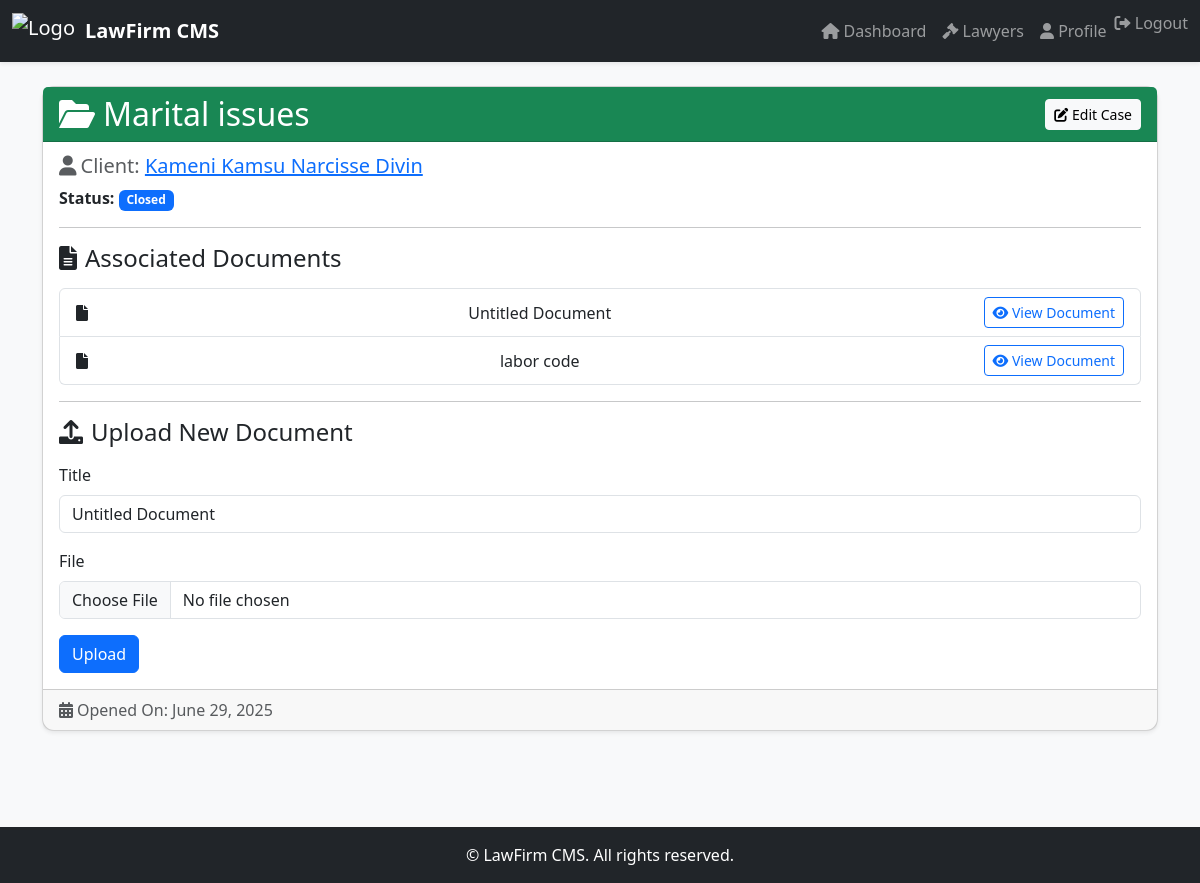
/case/2/ (signed in), run on the app's committed database.
### core/models.py (models this page shows, shortened)
class Case(models.Model):
    STATUS = [
        ('open',    'Open'),
        ('pending', 'Pending'),
        ('closed',  'Closed'),
    ]
    title       = models.CharField(max_length=255)
    client      = models.ForeignKey(Client, on_delete=models.CASCADE)
    description = models.TextField(blank=True)
    lawyer      = models.ForeignKey(User, on_delete=models.SET_NULL, null=True)
    status    = models.CharField(max_length=20, choices=STATUS, default='open')
    opened_on = models.DateField(auto_now_add=True)
    due_date  = models.DateField(null=True, blank=True)

class Client(models.Model):
    user = models.OneToOneField(
        User,
        on_delete=models.CASCADE,
        related_name='client_profile',
        verbose_name='User Account',
        null=True,  # Make nullable for existing data
        blank=True  # Allow blank in forms
    )
    name = models.CharField(
        max_length=100,
        help_text="Client's full name"
    )
    email = models.EmailField(
        unique=True,
        help_text="Primary email address (must be unique)"
    )
    phone = models.CharField(
        max_length=20,
        blank=True,
        null=True,
        help_text="Contact phone number"
    )
    address = models.TextField(
        blank=True,
        null=True,
        help_text="Full mailing address"
    )
    date_of_birth = models.DateField(
        blank=True,
        null=True,
        help_text="Date of birth (YYYY-MM-DD)",
        verbose_name="Date of Birth"
    )
    created_at = models.DateTimeField(
        auto_now_add=True,
        help_text="When this client was created",
        null=True,  # Make nullable for existing data
        blank=True  # Allow blank in forms
    )
    updated_at = models.DateTimeField(
        auto_now=True,
        help_text="When this client was last updated",
        null=True,  # Make nullable for existing data
        blank=True  # Allow blank in forms
    )
    class Meta:
        ordering = ['name']
        verbose_name = 'Client'
        verbose_name_plural = 'Clients'
        indexes = [
            models.Index(fields=['email'], name='client_email_idx'),
            models.Index(fields=['name'], name='client_name_idx'),
        ]

class Document(models.Model):
    title       = models.CharField(max_length=255, default='Untitled Document')
    case        = models.ForeignKey(Case, on_delete=models.CASCADE)
    file        = models.FileField(upload_to='docs/')
    uploaded_at = models.DateTimeField(auto_now_add=True)

### core/views.py (the view, shortened to what this page needs)
# urls.py: path('case/<int:pk>/', views.case_detail, name='case_detail'),
@login_required
def case_detail(request, pk):
    case = get_object_or_404(Case, pk=pk)
    if not (request.user.is_superuser or request.user.groups.filter(name__in=['Admin', 'Lawyer']).exists() or (hasattr(request.user, 'client_profile') and case.client == request.user.client_profile)):
        messages.error(request, 'You do not have permission to view this case.')
        return redirect('dashboard')
    documents = Document.objects.filter(case=case)
    form = DocumentForm() # Initialize form for GET request
    context = {
        'case': case,
        'documents': documents,
        'form': form,
    }
    return render(request, 'case_detail.html', context)

### core/forms.py
class DocumentForm(forms.ModelForm):
    class Meta:
        model = Document
        fields = ['title', 'file']

### core/templatetags/form_filters.py (called while the page is built)
@register.filter(name='add_class')
def add_class(field, css_class):
    if hasattr(field, 'as_widget'):
        return field.as_widget(attrs={'class': css_class})
    return field

### core/templates/case_detail.html (shortened to what this page needs)
{% extends 'base.html' %}
{% load form_filters %}
{% block content %}
<div class="card shadow-sm mb-4">
    <div class="card-header d-flex justify-content-between align-items-center bg-success text-white">
        <h2 class="card-title mb-0"><i class="fas fa-folder-open me-2"></i>{{ case.title }}</h2>
        {% if user.is_superuser or user|has_group:'Admin' or user|has_group:'Lawyer' %}
        <a href="{% url 'case_update' case.pk %}" class="btn btn-light btn-sm"><i class="fas fa-edit"></i> Edit Case</a>
        {% endif %}
    </div>
    <div class="card-body">
        <h5 class="card-subtitle mb-2 text-muted"><i class="fas fa-user me-1"></i>Client: <a href="{% url 'client_detail' case.client.pk %}">{{ case.client.name }}</a></h5>
        <p class="card-text"><strong>Status:</strong> <span class="badge bg-primary">{{ case.get_status_display }}</span></p>
        <hr>
        <h4 class="mb-3"><i class="fas fa-file-alt me-2"></i>Associated Documents</h4>
        {% if documents %}
            <ul class="list-group mb-3">
                {% for doc in documents %}
                    <li class="list-group-item d-flex justify-content-between align-items-center">
                        <i class="fas fa-file me-2"></i>{{ doc.title }}
                        <a href="{{ doc.file.url }}" class="btn btn-sm btn-outline-primary" target="_blank"><i class="fas fa-eye"></i> View Document</a>
                    </li>
                {% endfor %}
            </ul>
        {% else %}
            <p class="text-muted">No documents found for this case.</p>
        {% endif %}
        {% if user.is_superuser or user|has_group:'Admin' or user|has_group:'Lawyer' %}
        <hr>
        <h4 class="mb-3"><i class="fas fa-upload me-2"></i>Upload New Document</h4>
        <form method="post" enctype="multipart/form-data">
            <div class="mb-3">
                <label for="id_title" class="form-label">Title</label>
                {{ form.title|add_class:"form-control" }}
            </div>
            <div class="mb-3">
                <label for="id_file" class="form-label">File</label>
                {{ form.file|add_class:"form-control" }}
            </div>
            <button type="submit" class="btn btn-primary">Upload</button>
        </form>
        {% endif %}
    </div>
    <div class="card-footer text-muted">
        <i class="fas fa-calendar-alt me-1"></i>Opened On: {{ case.opened_on|date:"F d, Y" }}
    </div>
</div>
{% endblock %}

### core/templates/base.html (style rules this page uses)
body { background-color: #f8f9fa; }
.card { box-shadow: 0 2px 8px rgba(0,0,0,0.04); border-radius: 12px; }

### data on the page
Case: title "Marital issues", client.name "Kameni Kamsu Narcisse Divin", status "Closed", opened_on "June 29, 2025"
Document: title "Untitled Document"
Document: title "labor code"
